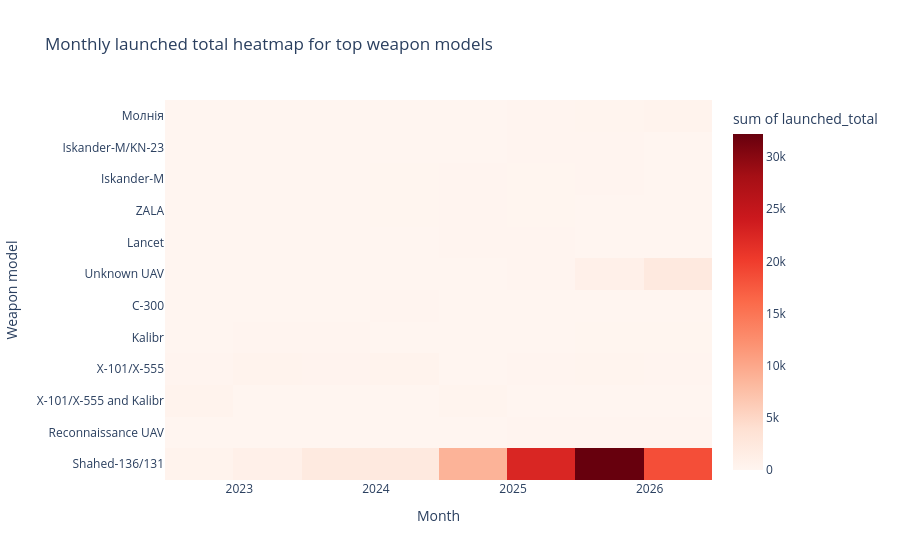

The cell this chart's notebook holds for it:
### Code cell
monthly_model_heatmap = con.sql("""
WITH top_models AS (
    SELECT
        COALESCE(NULLIF(weapon_model, ''), 'Unknown model') AS weapon_model
    FROM silver_attacks
    GROUP BY 1
    ORDER BY SUM(COALESCE(launched, 0)) DESC
    LIMIT 12
),
monthly AS (
    SELECT
        DATE_TRUNC('month', CAST(event_date AS DATE)) AS month_start,
        COALESCE(NULLIF(weapon_model, ''), 'Unknown model') AS weapon_model,
        SUM(COALESCE(launched, 0)) AS launched_total
    FROM silver_attacks
    WHERE event_date <> ''
      AND COALESCE(NULLIF(weapon_model, ''), 'Unknown model') IN (SELECT weapon_model FROM top_models)
    GROUP BY 1, 2
)
SELECT *
FROM monthly
ORDER BY month_start, launched_total DESC
""").df()

fig = px.density_heatmap(
    monthly_model_heatmap,
    x="month_start",
    y="weapon_model",
    z="launched_total",
    histfunc="sum",
    color_continuous_scale="Reds",
    title="Monthly launched total heatmap for top weapon models"
)
fig.update_layout(xaxis_title="Month", yaxis_title="Weapon model")
fig.show()

### Figure 1 — Plotly figure (JSON) as saved in the notebook; plotly's stock layout.template omitted (floating-point values rounded to 4 significant figures; data arrays with more than 128 entries replaced by an {"elided": "..."} marker saying what was removed)
{"data": [{"coloraxis": "coloraxis", "histfunc": "sum", "hovertemplate": "month_start=%{x}<br>weapon_model=%{y}<br>sum of launched_total=%{z}<extra></extra>", "name": "", "type": "histogram2d", "x": {"elided": "331 str values"}, "xaxis": "x", "xbingroup": "x", "y": {"elided": "331 str values"}, "yaxis": "y", "ybingroup": "y", "z": {"elided": "331 float values"}}], "layout": {"coloraxis": {"colorbar": {"title": {"text": "sum of launched_total"}}, "colorscale": [[0, "rgb(255,245,240)"], [0.125, "rgb(254,224,210)"], [0.25, "rgb(252,187,161)"], [0.375, "rgb(252,146,114)"], [0.5, "rgb(251,106,74)"], [0.625, "rgb(239,59,44)"], [0.75, "rgb(203,24,29)"], [0.875, "rgb(165,15,21)"], [1, "rgb(103,0,13)"]]}, "legend": {"tracegroupgap": 0}, "title": {"text": "Monthly launched total heatmap for top weapon models"}, "xaxis": {"anchor": "y", "domain": [0, 1], "title": {"text": "Month"}}, "yaxis": {"anchor": "x", "domain": [0, 1], "title": {"text": "Weapon model"}}}}
